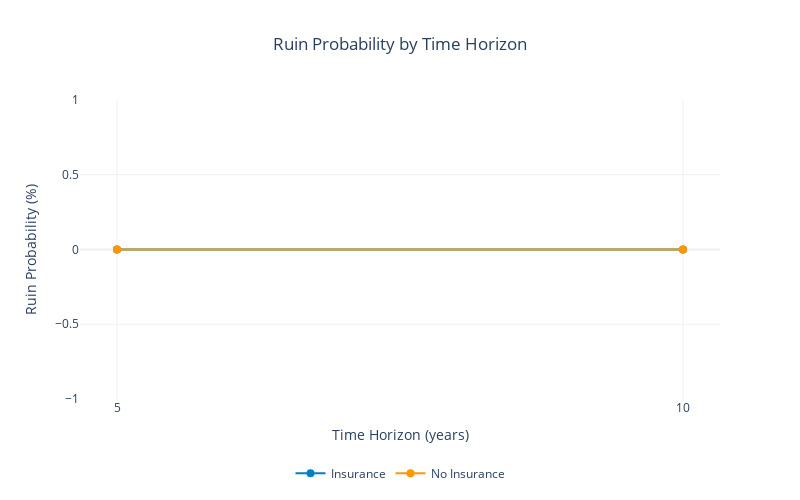

The code cell stored with this chart in its notebook:
### Code cell
import plotly.graph_objects as go
from plotly.subplots import make_subplots
from ergodic_insurance.visualization.core import WSJ_COLORS
import numpy as np

# Print results
print(f"\nRuin Probabilities by Time Horizon:")
for yr, prob in results.ruin_probability.items():
    print(f"  {yr} years: {prob*100:.2f}%")

print(f"\nConvergence achieved: {'Yes' if results.convergence else 'No'}")

# --------------------------------------
# Ruin probability comparison (1,2)
# --------------------------------------
# Single figure without subplots
fig = go.Figure()
fig.add_trace(
    go.Scatter(
        x=list(results.ruin_probability.keys()),
        y=[prob * 100 for prob in results.ruin_probability.values()],
        mode='lines+markers',
        name='Insurance',
        line=dict(width=2, color=WSJ_COLORS.get('blue', '#1f77b4')),
        marker=dict(size=8)
    )
)
fig.add_trace(
    go.Scatter(
        x=list(results_no_ins.ruin_probability.keys()),
        y=[prob * 100 for prob in results_no_ins.ruin_probability.values()],
        mode='lines+markers',
        name='No Insurance',
        line=dict(width=2, color=WSJ_COLORS.get('orange', '#ff7f0e')),
        marker=dict(size=8)
    )
)

# Update layout
fig.update_layout(
    title={
        "text": "Ruin Probability by Time Horizon",
        "x": 0.5,
        "xanchor": "center"
    },
    template='plotly_white',
    showlegend=True,
    legend=dict(
        orientation='h',
        x=0.5,
        xanchor='center',
        y=-0.2,
        yanchor='top'
    ),
    width=800,
    height=500
)

# Axes titles
fig.update_xaxes(title_text="Time Horizon (years)")
fig.update_yaxes(title_text="Ruin Probability (%)")

fig.show()

### Figure 1 — Plotly figure (JSON) as saved in the notebook; plotly's stock layout.template omitted (floating-point values rounded to 4 significant figures)
{"data": [{"line": {"color": "#0080C7", "width": 2}, "marker": {"size": 8}, "mode": "lines+markers", "name": "Insurance", "type": "scatter", "x": ["5", "10"], "y": [0, 0]}, {"line": {"color": "#FF9800", "width": 2}, "marker": {"size": 8}, "mode": "lines+markers", "name": "No Insurance", "type": "scatter", "x": ["5", "10"], "y": [0, 0]}], "layout": {"height": 500, "legend": {"orientation": "h", "x": 0.5, "xanchor": "center", "y": -0.2, "yanchor": "top"}, "showlegend": true, "title": {"text": "Ruin Probability by Time Horizon", "x": 0.5, "xanchor": "center"}, "width": 800, "xaxis": {"title": {"text": "Time Horizon (years)"}}, "yaxis": {"title": {"text": "Ruin Probability (%)"}}}}
